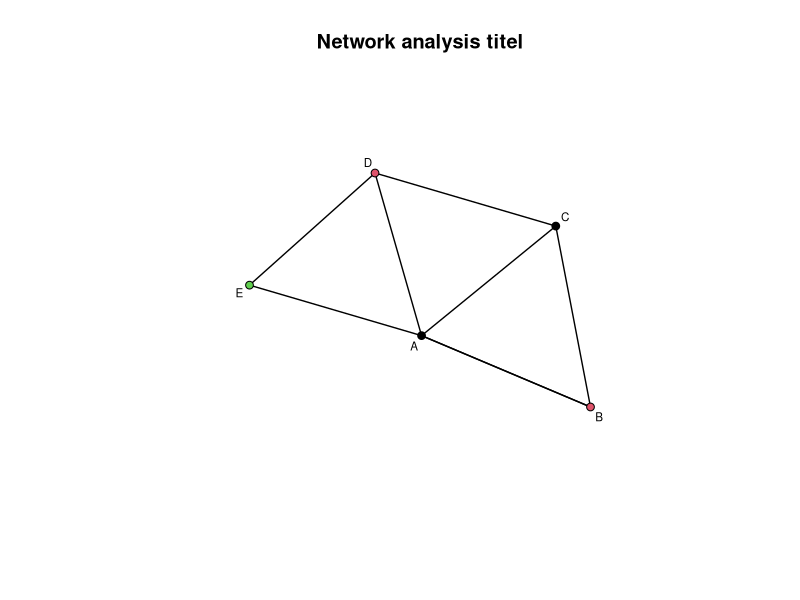

Write the R code that produced this figure.
# Creation date: 
#   2015-11-02
# Created by: 
#   HS
# Objective: 
#   function for network analysis
# Usage: 
#   plot.network.from.df(df.1, titel, v.interactive = F)
# Input: 
#     df.1: data.frame of interaction pairs
#     nodeinfo: data.frame with "Node" and "Class" of Nodes
#     titel: titel of plot
#     v.interactive: set plot to interactive (T) to move nodes, default is (F)
# Output:
#   plot of network interactions


plot.network.from.df <- function (df.1, titel, nodeinfo, v.interactive = F){
  require(network)
df.netw.2 <- network(df.1, 
                     directed=F,
                     loops = F,
                     multiple = T,
                     bipartite = F)
plot(df.netw.2,
     main=titel,
     vertex.col=nodeinfo$Class,
     interactive = v.interactive,
     jitter = TRUE,
     usearrows = FALSE,
     displaylabels = TRUE,
     label.cex = .7
     )
}

#example data
df.1 <- data.frame(V1 = c("A","A","A","A","B","B","C","D"), 
                   V2 = c("B","C","D","E","A","C","D","E"))
nodeinfo <- data.frame(Node = c("A","B","C","D","E"),
                       Class = c("1","2","1","2","3"))
titel = "Network analysis titel"
plot.network.from.df(df.1, titel, nodeinfo)
